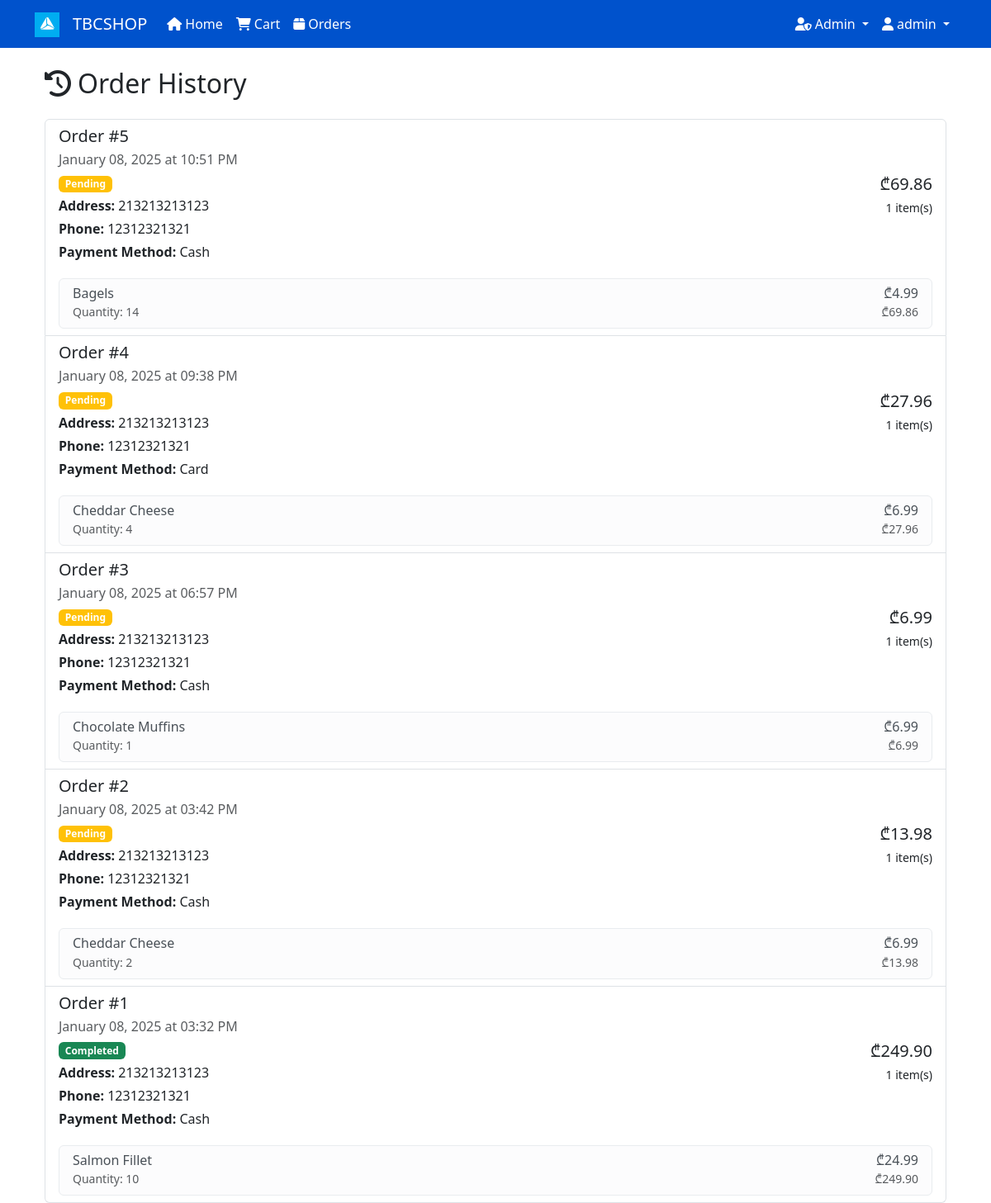
Page /orders (signed in) on the committed database.
### models.py (models this page shows, shortened)
class User(db.Model, UserMixin):
    id = db.Column(db.Integer, primary_key=True)
    username = db.Column(db.String(20), unique=True, nullable=False)
    email = db.Column(db.String(120), unique=True, nullable=False)
    password_hash = db.Column(db.String(128), nullable=False)
    is_admin = db.Column(db.Boolean, default=False)
    date_joined = db.Column(db.DateTime, default=datetime.utcnow)
    cart_items = db.relationship('CartItem', backref='user', lazy=True)
    orders = db.relationship('Order', backref='user', lazy=True)

class Order(db.Model):
    id = db.Column(db.Integer, primary_key=True)
    user_id = db.Column(db.Integer, db.ForeignKey('user.id'), nullable=False)
    total_amount = db.Column(db.Float, nullable=False)
    address = db.Column(db.String(200), nullable=False)
    phone = db.Column(db.String(20), nullable=False)
    payment_method = db.Column(db.String(20), nullable=False)
    status = db.Column(db.String(20), default='pending')
    created_at = db.Column(db.DateTime, default=datetime.utcnow)
    items = db.relationship('OrderItem', backref='order', lazy=True)

class OrderItem(db.Model):
    id = db.Column(db.Integer, primary_key=True)
    order_id = db.Column(db.Integer, db.ForeignKey('order.id'), nullable=False)
    product_id = db.Column(db.Integer, db.ForeignKey('product.id'), nullable=False)
    quantity = db.Column(db.Integer, nullable=False)
    price = db.Column(db.Float, nullable=False)
    product = db.relationship('Product')

class Product(db.Model):
    id = db.Column(db.Integer, primary_key=True)
    name = db.Column(db.String(100), nullable=False)
    description = db.Column(db.Text)
    price = db.Column(db.Float, nullable=False)
    image_url = db.Column(db.String(200))
    category_id = db.Column(db.Integer, db.ForeignKey('category.id'), nullable=False)
    stock = db.Column(db.Integer, default=0)

### app.py (the view)
@app.route('/orders')
@login_required
def orders():
    user_orders = Order.query.filter_by(user_id=current_user.id).order_by(Order.created_at.desc()).all()
    return render_template('orders.html', orders=user_orders)

### app.py (called while the page is built)
@login_manager.user_loader
def load_user(user_id):
    return User.query.get(int(user_id))

### website/templates/orders.html (shortened to what this page needs)
{% extends "base.html" %}
{% block content %}
<div class="container">
    <h2 class="mb-4"><i class="fas fa-history me-2"></i>Order History</h2>
    {% if orders %}
    <div class="list-group">
        {% for order in orders %}
        <div class="list-group-item">
            <div class="d-flex justify-content-between align-items-center">
                <div>
                    <h5 class="mb-1">Order #{{ order.id }}</h5>
                    <p class="mb-1 text-muted">{{ order.created_at.strftime('%B %d, %Y at %I:%M %p') }}</p>
                    <p class="mb-1">
                        <span class="badge bg-{{ 'success' if order.status == 'completed' else 'warning' }}">
                            {{ order.status.title() }}
                        </span>
                    </p>
                    <p class="mb-1"><strong>Address:</strong> {{ order.address }}</p>
                    <p class="mb-1"><strong>Phone:</strong> {{ order.phone }}</p>
                    <p class="mb-1"><strong>Payment Method:</strong> {{ order.payment_method.title() }}</p>
                </div>
                <div class="text-end">
                    <h5 class="mb-1">₾{{ "%.2f"|format(order.total_amount) }}</h5>
                    <small>{{ order.items|length }} item(s)</small>
                </div>
            </div>
            <div class="mt-3">
                <div class="list-group">
                    {% for item in order.items %}
                    <div class="list-group-item list-group-item-light">
                        <div class="d-flex justify-content-between align-items-center">
                            <div>
                                <h6 class="mb-0">{{ item.product.name }}</h6>
                                <small class="text-muted">Quantity: {{ item.quantity }}</small>
                            </div>
                            <div class="text-end">
                                <h6 class="mb-0">₾{{ "%.2f"|format(item.price) }}</h6>
                                <small class="text-muted">₾{{ "%.2f"|format(item.price * item.quantity) }}</small>
                            </div>
                        </div>
                    </div>
                    {% endfor %}
                </div>
            </div>
        </div>
        {% endfor %}
    </div>
    {% else %}
    <div class="alert alert-info">
        <i class="fas fa-info-circle me-2"></i>You haven't placed any orders yet.
        <a href="{{ url_for('home') }}" class="alert-link">Start shopping</a>
    </div>
    {% endif %}
</div>
{% endblock %}

### website/templates/base.html (shortened to what this page needs)
<!DOCTYPE html>
<html lang="en">
<head>
    <link href="https://cdn.jsdelivr.net/npm/bootstrap@5.3.0/dist/css/bootstrap.min.css" rel="stylesheet">
    <link href="https://cdnjs.cloudflare.com/ajax/libs/font-awesome/6.0.0/css/all.min.css" rel="stylesheet">
</head>
<body>
    <nav class="navbar navbar-expand-lg">
        <div class="container">
            <a class="navbar-brand" href="https://tbceducation.ge" target="_blank">
                <img src="{{ url_for('static', filename='images/tbc.png') }}" alt="TBC Logo" height="30">
            </a>
            <a class="navbar-brand" href="{{ url_for('home') }}">
                TBCSHOP
            </a>
            <div class="collapse navbar-collapse" id="navbarNav">
                <ul class="navbar-nav me-auto">
                    <li class="nav-item">
                        <a class="nav-link" href="{{ url_for('home') }}">
                            <i class="fas fa-home me-1"></i>Home
                        </a>
                    </li>
                    {% if current_user.is_authenticated %}
                    <li class="nav-item">
                        <a class="nav-link" href="{{ url_for('cart') }}">
                            <i class="fas fa-shopping-cart me-1"></i>Cart
                        </a>
                    </li>
                    <li class="nav-item">
                        <a class="nav-link" href="{{ url_for('orders') }}">
                            <i class="fas fa-box me-1"></i>Orders
                        </a>
                    </li>
                    {% endif %}
                </ul>
                <ul class="navbar-nav">
                    {% if current_user.is_authenticated %}
                        {% if current_user.is_admin %}
                        <li class="nav-item dropdown">
                            <a class="nav-link dropdown-toggle" href="#" id="adminDropdown" role="button" data-bs-toggle="dropdown">
                                <i class="fas fa-user-shield me-1"></i>Admin
                            </a>
                        </li>
                        {% endif %}
                        <li class="nav-item dropdown">
                            <a class="nav-link dropdown-toggle" href="#" id="userDropdown" role="button" data-bs-toggle="dropdown">
                                <i class="fas fa-user me-1"></i>{{ current_user.username }}
                            </a>
                        </li>
                    {% endif %}
                </ul>
            </div>
        </div>
    </nav>
    <div class="container mt-4">
        {% block content %}{% endblock %}
    </div>
</body>
</html>

### website/templates/base.html (style rules this page uses)
.navbar { background-color: #0052cc; }
.navbar-brand, .nav-link { color: white !important; }

### rows in the picture
User: username "admin"
Order: id "5", created_at "January 08, 2025 at 10:51 PM", status "Pending", address "213213213123", phone "12312321321", payment_method "Cash", total_amount "69.86", items|length "1"
OrderItem: product.name "Bagels", quantity "14", price "4.99", item.price*item.quantity "69.86"
Order: id "4", created_at "January 08, 2025 at 09:38 PM", status "Pending", address "213213213123", phone "12312321321", payment_method "Card", total_amount "27.96", items|length "1"
OrderItem: product.name "Cheddar Cheese", quantity "4", price "6.99", item.price*item.quantity "27.96"
Order: id "3", created_at "January 08, 2025 at 06:57 PM", status "Pending", address "213213213123", phone "12312321321", payment_method "Cash", total_amount "6.99", items|length "1"
OrderItem: product.name "Chocolate Muffins", quantity "1", price "6.99", item.price*item.quantity "6.99"
Order: id "2", created_at "January 08, 2025 at 03:42 PM", status "Pending", address "213213213123", phone "12312321321", payment_method "Cash", total_amount "13.98", items|length "1"
OrderItem: product.name "Cheddar Cheese", quantity "2", price "6.99", item.price*item.quantity "13.98"
Order: id "1", created_at "January 08, 2025 at 03:32 PM", status "Completed", address "213213213123", phone "12312321321", payment_method "Cash", total_amount "249.90", items|length "1"
OrderItem: product.name "Salmon Fillet", quantity "10", price "24.99", item.price*item.quantity "249.90"
